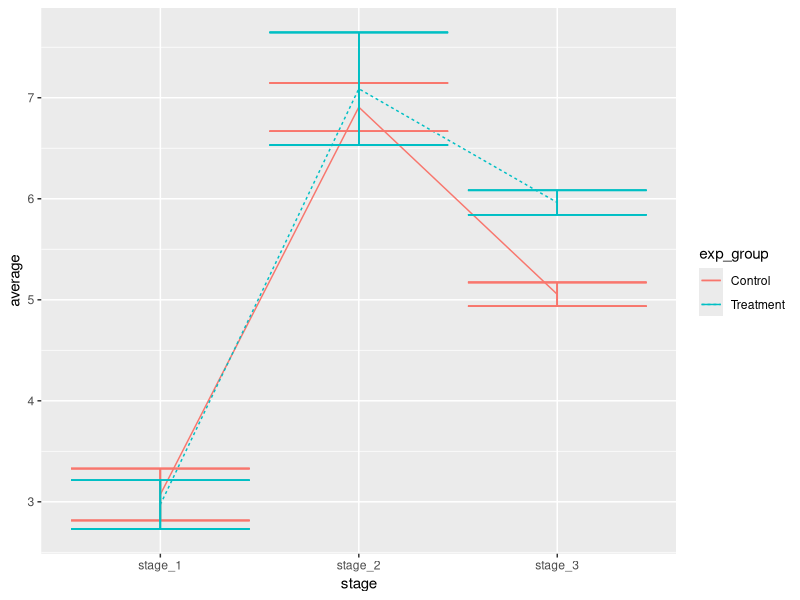
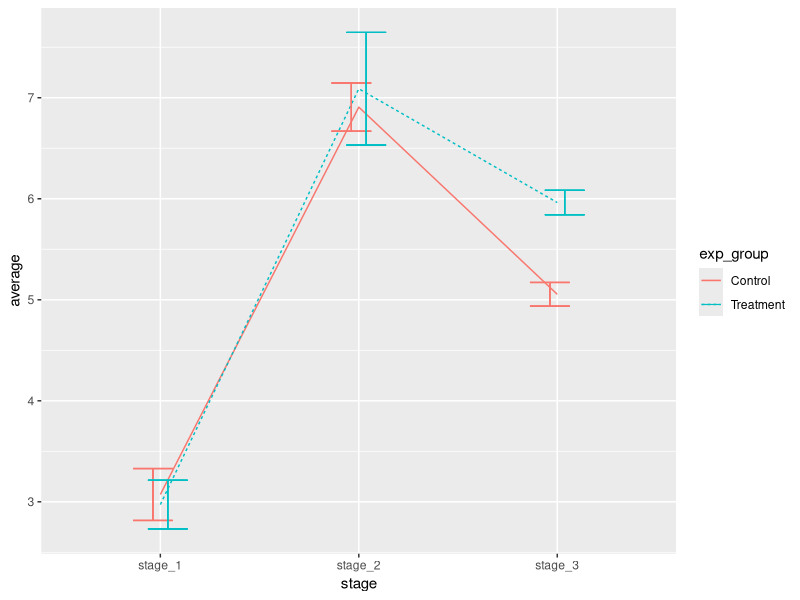
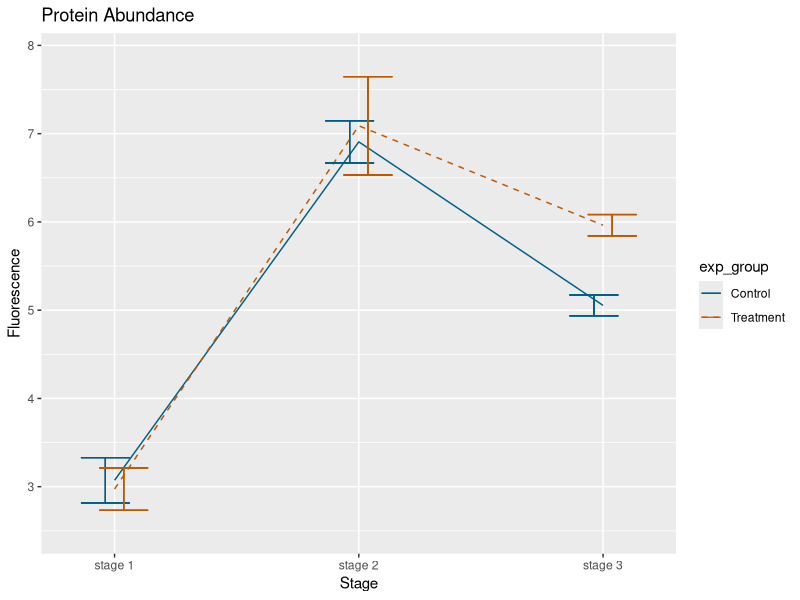
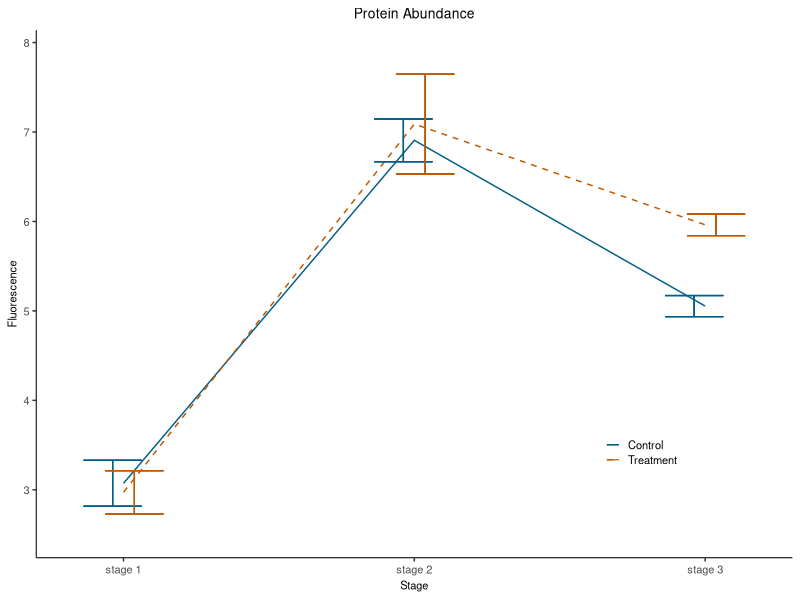
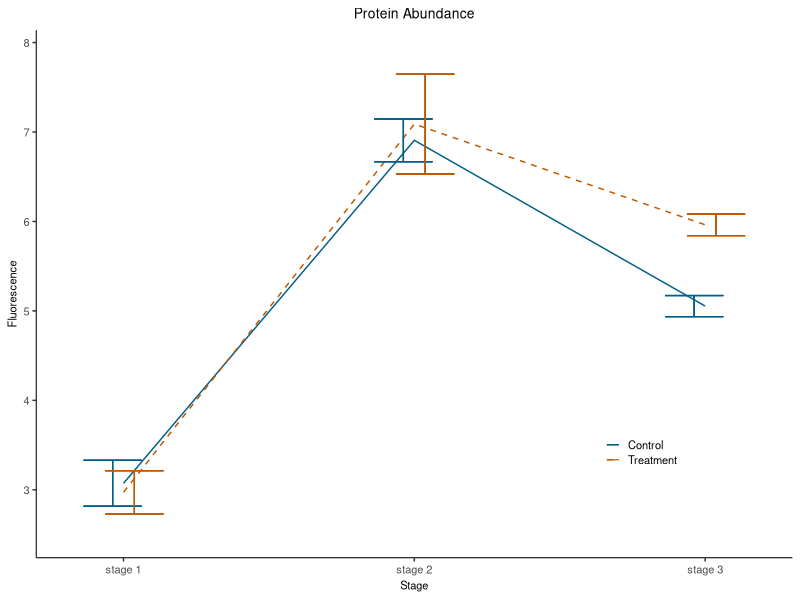

The R source for these figures, in order:
## ---- chunk 1
knitr::opts_chunk$set(
  fig.path = "line_plots/plot-"
)
## ---- chunk 2
library(ggplot2)
library(reshape2)
library(dplyr)
## ---- chunk 3
set.seed(512)
stage_1  = 3 + rnorm(n=5, sd = 0.5)
stage_2  = 7 + rnorm(n=5, sd = 0.6)
stage_3  = 5 + rnorm(n=5, sd = 0.3)
experiment  = c("Control_1",
                "Control_2",
                "Control_3",
                "Control_4",
                "Control_5") 

sample_df_short = data.frame( experiment, stage_1, stage_2, stage_3 )

stage_1  = 3   + rnorm(n=5, sd = 0.4)
stage_2  = 7.4 + rnorm(n=5, sd = 0.8)
stage_3  = 6 + rnorm(n=5, sd = 0.3)
experiment  = c("Treatment_1",
                "Treatment_2",
                "Treatment_3",
                "Treatment_4",
                "Treatment_5") 

tmp_df = data.frame( experiment, stage_1, stage_2, stage_3 )

sample_df_short = rbind(sample_df_short, tmp_df)
## ---- chunk 4
sample_df_short
## ---- chunk 5
sample_df = melt(sample_df_short, id = c("experiment"))

colnames(sample_df) = c( "experiment", "stage", "fluorescence" )
## ---- chunk 6
   sample_df[1:6,]
## ---- chunk 7
sample_df = sample_df %>% 
  mutate( exp_group = unlist(lapply( strsplit(experiment, split = "_"), "[[", 1 ) )  )
## ---- chunk 8
compute_se <- function(x) sqrt(var(x)/length(x))
# Now we can add average and standard error (se) to the table

sample_df = sample_df %>%
  group_by(exp_group, stage) %>%
  mutate(average = mean(fluorescence)) %>%
  mutate(se = compute_se(fluorescence) )

sample_df[1:6,]
## ---- chunk 9
ggplot(data = sample_df,
       aes( x = stage, y = average, group = exp_group ) ) + 
  geom_line( aes(linetype = exp_group, color = exp_group) ) + 
  geom_errorbar( aes(ymin=average-se, ymax= average + se, color = exp_group) )
## ---- chunk 10

TREATMENT_COLOR = "#bf5700"
CONTROL_COLOR   = "#005f86"

FONT_LABEL_SIZE = 8
FONT_TITLE_SIZE = 10
FIGURE_FONT     = "helvetica"

AXIS_THICKNESS  = 0.35

PDF_RESOLUTION = 600
## ---- chunk 11
line_plot = 
  ggplot(data = sample_df,
       aes( x = stage, y = average, group = exp_group ) ) + 
  geom_line( aes(linetype = exp_group, color = exp_group) ) + 
  geom_errorbar( aes(ymin=average-se, ymax= average + se, color = exp_group),
                 position = position_dodge(width = 0.15), width = 0.4, size = 0.4 )

print(line_plot)
## ---- chunk 12
line_plot = line_plot +
   scale_linetype_manual(values=c("solid", "dashed")) + 
   scale_colour_manual(values = c(CONTROL_COLOR, TREATMENT_COLOR)   ) + 
   labs(title = "Protein Abundance", y = "Fluorescence", x = "Stage") + 
   scale_x_discrete( labels = c("stage 1", "stage 2", "stage 3"),  expand = c(0.1, 0.1)) +
   ylim(c(3,8)) +
   scale_y_continuous( breaks = 3:8, labels = 3:8, expand = c(0.1,0)) 

   
   
print(line_plot)
## ---- chunk 13
line_plot = line_plot +
      theme(
      panel.border      = element_blank(),
      panel.grid        = element_blank(),
      plot.title        = element_text(hjust = 0.5, family = FIGURE_FONT, face = "plain", size = FONT_TITLE_SIZE),
      panel.background  = element_blank(),
      axis.text.y       = element_text(family = FIGURE_FONT, face = "plain", size = FONT_LABEL_SIZE),
      axis.text.x       = element_text(family = FIGURE_FONT, face = "plain", size = FONT_LABEL_SIZE),
      axis.title.y      = element_text(family = FIGURE_FONT, face = "plain", size = FONT_LABEL_SIZE),
      axis.title.x      = element_text(family = FIGURE_FONT, face = "plain", size = FONT_LABEL_SIZE),
      legend.position   = c(0.8, 0.2),
      axis.line         = element_line(colour = "black", size = AXIS_THICKNESS), 
      legend.title      = element_blank(),
      legend.text        = element_text(family = FIGURE_FONT, face = "plain", size = FONT_LABEL_SIZE),
      legend.key.size    = unit(0.15, units = "in") 
    ) 

   
print(line_plot)
## ---- chunk 14
save_plot_pdf = function(filename, this_plot, width = NA, height = NA){
  ggsave(filename, 
           plot   = this_plot, 
           device = cairo_pdf, 
           width  = width,
           height = height,
           dpi    = PDF_RESOLUTION )
}

save_plot_pdf("line_plot.pdf", line_plot, width = 2.35, height = 2.35)
